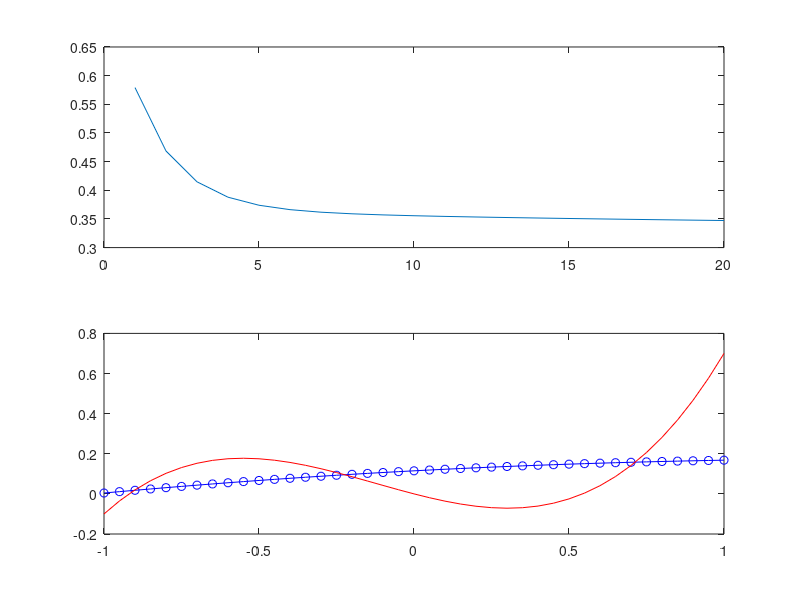

Here is the MATLAB script that generated this plot:

clear

lr = 0.001;
n_iter = 1000;
n_hidden = 3;

input = -1:0.05:1;
expected_output = 0.8*input.^3 + 0.3*input.^2 - 0.4 * input;
hidden_w = rand([1,n_hidden])*2-1;
hidden_b = rand([1,n_hidden])*2-1;

output_w = rand(1,n_hidden)*2-1;
output_b = rand(1)*2-1;

% initialize the size of hidden output 
hidden_output = zeros([1,n_hidden]);

% training loop
for i = 1:n_iter

    % training by each input in an iteration
    for j = 1:length(input)

        % forward proporgation for hidden layer
        hidden_output = tanh(input(j) * hidden_w + hidden_b);
        
        % forward proporgation for output layer
        model_output = sum(hidden_output.*output_w) + output_b;

        % loss
        loss = 1/2*(input(j)-model_output)^2;

        % back proporgation

        % evaluate grads
        output_w_grad = (model_output-expected_output(j)).*tanh(hidden_w.*input(j)+hidden_b);
        output_b_grad = (model_output-expected_output(j));
        hidden_w_grad = (model_output-expected_output(j)).*output_w.*(1-tanh(hidden_w.*input(j)+hidden_b).^2).*input(j);
        hidden_b_grad = (model_output-expected_output(j)).*output_w.*(1-tanh(hidden_w.*input(j)+hidden_b).^2);

        % apply SGD to step
        output_w = output_w - lr * output_w_grad;
        output_b = output_b - lr * output_b_grad;
        hidden_w = hidden_w - lr * hidden_w_grad;
        hidden_b = hidden_b - lr * hidden_b_grad;
        
      

    end
    if mod(i,50) == 0
        loss_list(i/50) = loss;
    end
end


% test the model

model_test_output = zeros([1,length(input)]);

for j = 1:length(input)
    % forward proporgation for hidden layer
    hidden_output = tanh(input(j) * hidden_w + hidden_b);
    
    % forward proporgation for output layer
    model_output = sum(hidden_output.*output_w) + output_b;

    model_test_output(j) = model_output;
end

% plot(input,model_test_output, "-ob")
figure(1)
subplot(2,1,1)
plot(loss_list)
subplot(2,1,2)
plot(input,model_test_output, "-ob")
hold on
plot(input,expected_output, "-r")
hold off
